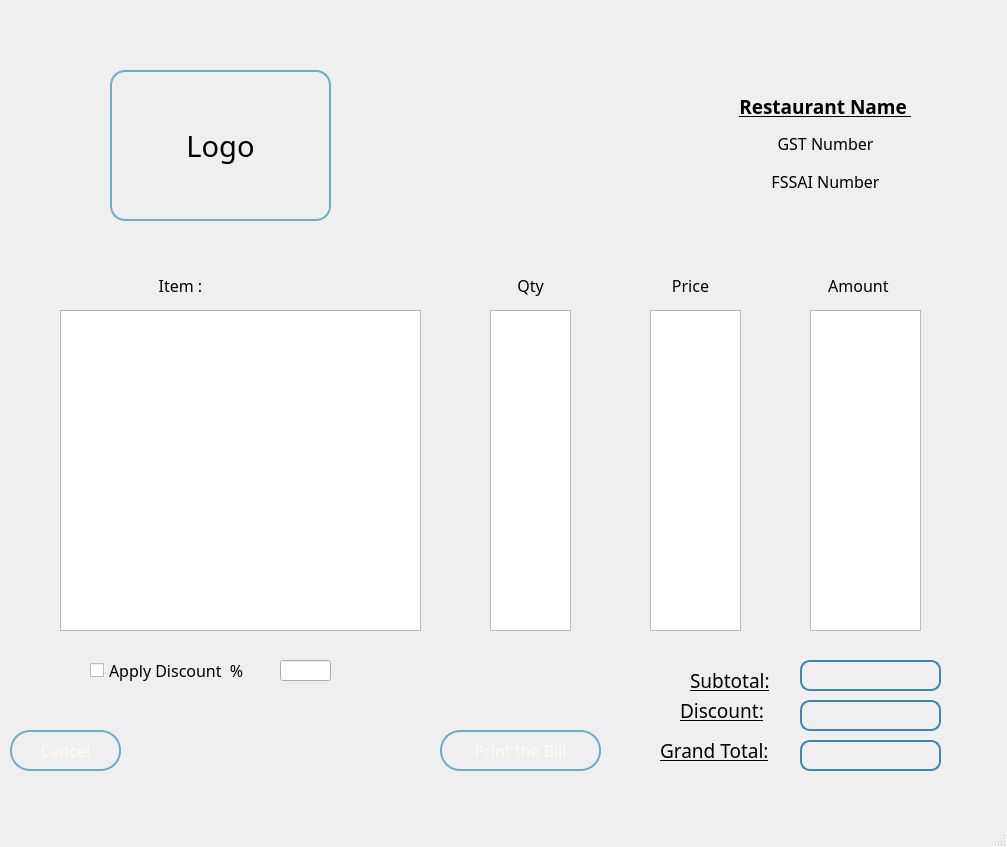
<?xml version="1.0" encoding="UTF-8"?>
<ui version="4.0">
 <class>MainWindow</class>
 <widget class="QMainWindow" name="MainWindow">
  <property name="geometry">
   <rect>
    <x>0</x>
    <y>0</y>
    <width>1007</width>
    <height>847</height>
   </rect>
  </property>
  <property name="windowTitle">
   <string>Billings</string>
  </property>
  <property name="windowIcon">
   <iconset>
    <normaloff>icon.png</normaloff>icon.png</iconset>
  </property>
  <widget class="QWidget" name="centralwidget">
   <widget class="QLabel" name="logo_label">
    <property name="geometry">
     <rect>
      <x>110</x>
      <y>70</y>
      <width>221</width>
      <height>151</height>
     </rect>
    </property>
    <property name="font">
     <font>
      <family>Segoe UI Variable Small Light</family>
      <pointsize>22</pointsize>
     </font>
    </property>
    <property name="styleSheet">
     <string notr="true">QLabel {
    border: 2px solid rgb(112, 172, 198);  
    padding: 10px;            
    border-radius: 15px;     
}

</string>
    </property>
    <property name="text">
     <string>Logo</string>
    </property>
    <property name="alignment">
     <set>Qt::AlignCenter</set>
    </property>
   </widget>
   <widget class="QListView" name="amt_list">
    <property name="geometry">
     <rect>
      <x>810</x>
      <y>310</y>
      <width>111</width>
      <height>321</height>
     </rect>
    </property>
   </widget>
   <widget class="QLabel" name="qty_label">
    <property name="geometry">
     <rect>
      <x>480</x>
      <y>270</y>
      <width>101</width>
      <height>31</height>
     </rect>
    </property>
    <property name="font">
     <font>
      <family>Segoe UI Variable Small Semilig</family>
      <pointsize>12</pointsize>
     </font>
    </property>
    <property name="text">
     <string>Qty</string>
    </property>
    <property name="alignment">
     <set>Qt::AlignCenter</set>
    </property>
   </widget>
   <widget class="QLabel" name="item_label">
    <property name="geometry">
     <rect>
      <x>132</x>
      <y>270</y>
      <width>101</width>
      <height>31</height>
     </rect>
    </property>
    <property name="font">
     <font>
      <family>Segoe UI Variable Small Semilig</family>
      <pointsize>12</pointsize>
     </font>
    </property>
    <property name="text">
     <string>Item : </string>
    </property>
    <property name="alignment">
     <set>Qt::AlignCenter</set>
    </property>
   </widget>
   <widget class="QLabel" name="amt_label">
    <property name="geometry">
     <rect>
      <x>810</x>
      <y>270</y>
      <width>101</width>
      <height>31</height>
     </rect>
    </property>
    <property name="font">
     <font>
      <family>Segoe UI Variable Small Semilig</family>
      <pointsize>12</pointsize>
     </font>
    </property>
    <property name="text">
     <string>Amount </string>
    </property>
    <property name="alignment">
     <set>Qt::AlignCenter</set>
    </property>
   </widget>
   <widget class="QListView" name="qty_list">
    <property name="geometry">
     <rect>
      <x>490</x>
      <y>310</y>
      <width>81</width>
      <height>321</height>
     </rect>
    </property>
   </widget>
   <widget class="QListView" name="item_list">
    <property name="geometry">
     <rect>
      <x>60</x>
      <y>310</y>
      <width>361</width>
      <height>321</height>
     </rect>
    </property>
   </widget>
   <widget class="QLabel" name="subtotal_label">
    <property name="geometry">
     <rect>
      <x>690</x>
      <y>670</y>
      <width>141</width>
      <height>21</height>
     </rect>
    </property>
    <property name="font">
     <font>
      <family>Segoe UI Variable Display Semil</family>
      <pointsize>14</pointsize>
      <underline>true</underline>
     </font>
    </property>
    <property name="text">
     <string>Subtotal:</string>
    </property>
   </widget>
   <widget class="QLabel" name="gtotal_label">
    <property name="geometry">
     <rect>
      <x>660</x>
      <y>740</y>
      <width>141</width>
      <height>21</height>
     </rect>
    </property>
    <property name="font">
     <font>
      <family>Segoe UI Variable Display Semil</family>
      <pointsize>14</pointsize>
      <underline>true</underline>
     </font>
    </property>
    <property name="text">
     <string>Grand Total:</string>
    </property>
   </widget>
   <widget class="QListView" name="price_list">
    <property name="geometry">
     <rect>
      <x>650</x>
      <y>310</y>
      <width>91</width>
      <height>321</height>
     </rect>
    </property>
   </widget>
   <widget class="QLabel" name="price_label">
    <property name="geometry">
     <rect>
      <x>640</x>
      <y>270</y>
      <width>101</width>
      <height>31</height>
     </rect>
    </property>
    <property name="font">
     <font>
      <family>Segoe UI Variable Small Semilig</family>
      <pointsize>12</pointsize>
     </font>
    </property>
    <property name="text">
     <string>Price</string>
    </property>
    <property name="alignment">
     <set>Qt::AlignCenter</set>
    </property>
   </widget>
   <widget class="QPushButton" name="cancel_pb">
    <property name="geometry">
     <rect>
      <x>10</x>
      <y>730</y>
      <width>111</width>
      <height>41</height>
     </rect>
    </property>
    <property name="font">
     <font>
      <family>Segoe UI Variable Small</family>
      <pointsize>-1</pointsize>
     </font>
    </property>
    <property name="styleSheet">
     <string notr="true">QPushButton {
    background-color: qlineargradient(spread:repeat, x1:0, y1:0.602, x2:1, y2:0.603, 
    stop:0.0631579 rgba(0, 115, 168, 216), 
    stop:0.448864 rgba(14, 116, 163, 227), 
    stop:0.653409 rgba(25, 116, 159, 199), 
    stop:0.8125 rgba(35, 117, 155, 191), 
    stop:0.982955 rgba(49, 118, 150, 185));
    
    color: #FFFAF0;  
    border-radius: 20px;      
    padding: 10px;             
    font-size: 16px;           
    border: 2px solid rgb(112, 172, 198);  /* Blue border */
}

QPushButton {
    background-color: qlineargradient(spread:repeat, x1:0, y1:0.602, x2:1, y2:0.603, 
    stop:0.0631579 rgba(0, 115, 168, 216), 
    stop:0.448864 rgba(14, 116, 163, 227), 
    stop:0.653409 rgba(25, 116, 159, 199), 
    stop:0.8125 rgba(35, 117, 155, 191), 
    stop:0.982955 rgba(49, 118, 150, 185));
    
    color: #FFFAF0;  
    border-radius: 20px;      
    padding: 10px;             
    font-size: 16px;           
    border: 2px solid rgb(112, 172, 198);  /* Blue border */
}

QPushButton:pressed {
    background-color: qlineargradient(spread:repeat, x1:0, y1:0.602, x2:1, y2:0.603, 
    stop:0.0631579 rgba(0, 100, 140, 216),
    stop:0.448864 rgba(10, 100, 140, 227), 
    stop:0.653409 rgba(20, 100, 140, 199), 
    stop:0.8125 rgba(30, 100, 140, 191), 
    stop:0.982955 rgba(40, 100, 140, 185));
}
</string>
    </property>
    <property name="text">
     <string>Cancel</string>
    </property>
   </widget>
   <widget class="QPushButton" name="print_pb">
    <property name="geometry">
     <rect>
      <x>440</x>
      <y>730</y>
      <width>161</width>
      <height>41</height>
     </rect>
    </property>
    <property name="font">
     <font>
      <family>Segoe UI Variable Small</family>
      <pointsize>-1</pointsize>
     </font>
    </property>
    <property name="styleSheet">
     <string notr="true">QPushButton {
    background-color: qlineargradient(spread:repeat, x1:0, y1:0.602, x2:1, y2:0.603, 
    stop:0.0631579 rgba(0, 115, 168, 216), 
    stop:0.448864 rgba(14, 116, 163, 227), 
    stop:0.653409 rgba(25, 116, 159, 199), 
    stop:0.8125 rgba(35, 117, 155, 191), 
    stop:0.982955 rgba(49, 118, 150, 185));
    
    color: #FFFAF0;  
    border-radius: 20px;      
    padding: 10px;             
    font-size: 16px;           
    border: 2px solid rgb(112, 172, 198);  /* Blue border */
}

QPushButton {
    background-color: qlineargradient(spread:repeat, x1:0, y1:0.602, x2:1, y2:0.603, 
    stop:0.0631579 rgba(0, 115, 168, 216), 
    stop:0.448864 rgba(14, 116, 163, 227), 
    stop:0.653409 rgba(25, 116, 159, 199), 
    stop:0.8125 rgba(35, 117, 155, 191), 
    stop:0.982955 rgba(49, 118, 150, 185));
    
    color: #FFFAF0;  
    border-radius: 20px;      
    padding: 10px;             
    font-size: 16px;           
    border: 2px solid rgb(112, 172, 198);  /* Blue border */
}

QPushButton:pressed {
    background-color: qlineargradient(spread:repeat, x1:0, y1:0.602, x2:1, y2:0.603, 
    stop:0.0631579 rgba(0, 100, 140, 216),
    stop:0.448864 rgba(10, 100, 140, 227), 
    stop:0.653409 rgba(20, 100, 140, 199), 
    stop:0.8125 rgba(30, 100, 140, 191), 
    stop:0.982955 rgba(40, 100, 140, 185));
}
</string>
    </property>
    <property name="text">
     <string>Print the Bill</string>
    </property>
   </widget>
   <widget class="QWidget" name="layoutWidget">
    <property name="geometry">
     <rect>
      <x>730</x>
      <y>90</y>
      <width>191</width>
      <height>107</height>
     </rect>
    </property>
    <layout class="QVBoxLayout" name="verticalLayout">
     <item>
      <widget class="QLabel" name="label_name">
       <property name="font">
        <font>
         <family>Segoe UI Variable Display Semib</family>
         <pointsize>14</pointsize>
         <weight>75</weight>
         <bold>true</bold>
         <underline>true</underline>
        </font>
       </property>
       <property name="text">
        <string>Restaurant Name </string>
       </property>
       <property name="alignment">
        <set>Qt::AlignCenter</set>
       </property>
      </widget>
     </item>
     <item>
      <widget class="QLabel" name="label_gst">
       <property name="font">
        <font>
         <family>Segoe UI Variable Display Semil</family>
         <pointsize>12</pointsize>
         <underline>false</underline>
        </font>
       </property>
       <property name="text">
        <string>GST Number</string>
       </property>
       <property name="alignment">
        <set>Qt::AlignCenter</set>
       </property>
      </widget>
     </item>
     <item>
      <widget class="QLabel" name="label_fssai">
       <property name="font">
        <font>
         <family>Segoe UI Variable Display Semil</family>
         <pointsize>12</pointsize>
         <underline>false</underline>
        </font>
       </property>
       <property name="text">
        <string>FSSAI Number</string>
       </property>
       <property name="alignment">
        <set>Qt::AlignCenter</set>
       </property>
      </widget>
     </item>
    </layout>
   </widget>
   <widget class="QLabel" name="discount_label_2">
    <property name="geometry">
     <rect>
      <x>680</x>
      <y>700</y>
      <width>141</width>
      <height>21</height>
     </rect>
    </property>
    <property name="font">
     <font>
      <family>Segoe UI Variable Display Semil</family>
      <pointsize>14</pointsize>
      <underline>true</underline>
     </font>
    </property>
    <property name="text">
     <string>Discount:</string>
    </property>
   </widget>
   <widget class="QCheckBox" name="discount_cb">
    <property name="geometry">
     <rect>
      <x>90</x>
      <y>650</y>
      <width>191</width>
      <height>41</height>
     </rect>
    </property>
    <property name="font">
     <font>
      <family>Segoe UI Variable Small Semilig</family>
      <pointsize>12</pointsize>
      <weight>50</weight>
      <bold>false</bold>
     </font>
    </property>
    <property name="text">
     <string>Apply Discount  %</string>
    </property>
   </widget>
   <widget class="QLineEdit" name="add_disc_lineEdit">
    <property name="geometry">
     <rect>
      <x>280</x>
      <y>660</y>
      <width>51</width>
      <height>21</height>
     </rect>
    </property>
   </widget>
   <widget class="QLabel" name="show_subtotal_label">
    <property name="geometry">
     <rect>
      <x>800</x>
      <y>660</y>
      <width>141</width>
      <height>31</height>
     </rect>
    </property>
    <property name="font">
     <font>
      <family>Segoe UI Variable Display Semil</family>
      <pointsize>14</pointsize>
      <underline>true</underline>
     </font>
    </property>
    <property name="styleSheet">
     <string notr="true">QLabel {
    border: 2px solid rgb(59, 136, 172);  /* Dark blue border color */
    border-radius: 10px;  /* Rounded corners */
    padding: 4px;  /* Space between text and border */
}

</string>
    </property>
    <property name="text">
     <string/>
    </property>
   </widget>
   <widget class="QLabel" name="show_discount_label">
    <property name="geometry">
     <rect>
      <x>800</x>
      <y>700</y>
      <width>141</width>
      <height>31</height>
     </rect>
    </property>
    <property name="font">
     <font>
      <family>Segoe UI Variable Display Semil</family>
      <pointsize>14</pointsize>
      <underline>true</underline>
     </font>
    </property>
    <property name="styleSheet">
     <string notr="true">QLabel {
    border: 2px solid rgb(59, 136, 172);  /* Dark blue border color */
    border-radius: 10px;  /* Rounded corners */
    padding: 4px;  /* Space between text and border */
}

</string>
    </property>
    <property name="text">
     <string/>
    </property>
   </widget>
   <widget class="QLabel" name="show_gtotal_label">
    <property name="geometry">
     <rect>
      <x>800</x>
      <y>740</y>
      <width>141</width>
      <height>31</height>
     </rect>
    </property>
    <property name="font">
     <font>
      <family>Segoe UI Variable Display Semil</family>
      <pointsize>14</pointsize>
      <underline>true</underline>
     </font>
    </property>
    <property name="styleSheet">
     <string notr="true">QLabel {
    border: 2px solid rgb(59, 136, 172);  /* Dark blue border color */
    border-radius: 10px;  /* Rounded corners */
    padding: 4px;  /* Space between text and border */
}

</string>
    </property>
    <property name="text">
     <string/>
    </property>
   </widget>
  </widget>
  <widget class="QMenuBar" name="menubar">
   <property name="geometry">
    <rect>
     <x>0</x>
     <y>0</y>
     <width>1007</width>
     <height>26</height>
    </rect>
   </property>
  </widget>
  <widget class="QStatusBar" name="statusbar"/>
 </widget>
 <resources/>
 <connections/>
</ui>
